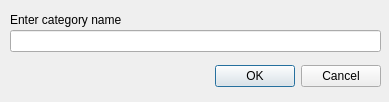
<?xml version="1.0" encoding="UTF-8"?>
<ui version="4.0">
 <class>Add_category</class>
 <widget class="QDialog" name="Add_category">
  <property name="geometry">
   <rect>
    <x>0</x>
    <y>0</y>
    <width>389</width>
    <height>102</height>
   </rect>
  </property>
  <property name="windowTitle">
   <string>Dialog</string>
  </property>
  <widget class="QDialogButtonBox" name="buttonBox">
   <property name="geometry">
    <rect>
     <x>30</x>
     <y>60</y>
     <width>351</width>
     <height>32</height>
    </rect>
   </property>
   <property name="orientation">
    <enum>Qt::Horizontal</enum>
   </property>
   <property name="standardButtons">
    <set>QDialogButtonBox::Cancel|QDialogButtonBox::Ok</set>
   </property>
  </widget>
  <widget class="QLabel" name="label">
   <property name="geometry">
    <rect>
     <x>10</x>
     <y>10</y>
     <width>321</width>
     <height>20</height>
    </rect>
   </property>
   <property name="text">
    <string>Enter category name</string>
   </property>
  </widget>
  <widget class="QLineEdit" name="lineEdit">
   <property name="geometry">
    <rect>
     <x>10</x>
     <y>30</y>
     <width>371</width>
     <height>22</height>
    </rect>
   </property>
  </widget>
 </widget>
 <resources/>
 <connections>
  <connection>
   <sender>buttonBox</sender>
   <signal>accepted()</signal>
   <receiver>Add_category</receiver>
   <slot>accept()</slot>
   <hints>
    <hint type="sourcelabel">
     <x>248</x>
     <y>254</y>
    </hint>
    <hint type="destinationlabel">
     <x>157</x>
     <y>274</y>
    </hint>
   </hints>
  </connection>
  <connection>
   <sender>buttonBox</sender>
   <signal>rejected()</signal>
   <receiver>Add_category</receiver>
   <slot>reject()</slot>
   <hints>
    <hint type="sourcelabel">
     <x>316</x>
     <y>260</y>
    </hint>
    <hint type="destinationlabel">
     <x>286</x>
     <y>274</y>
    </hint>
   </hints>
  </connection>
 </connections>
</ui>
